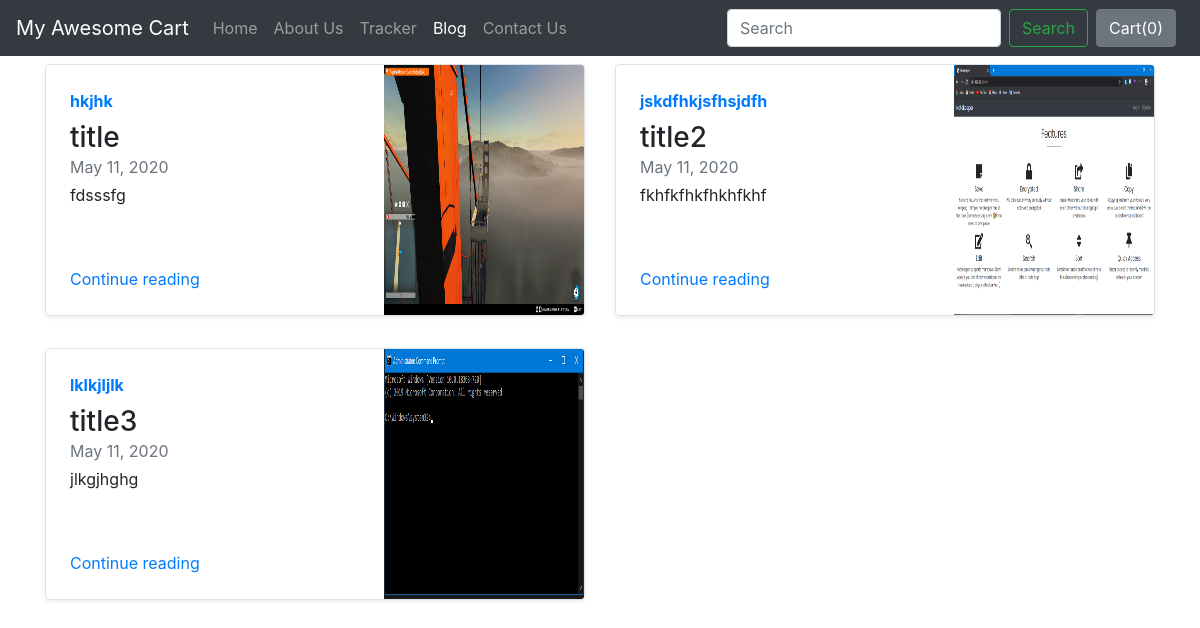
Screenshot of /blog/ with the database file from the repository.
### blog/models.py (models this page shows)
class Blogpost(models.Model):
    post_id = models.AutoField(primary_key=True)
    title = models.CharField(max_length=50)
    head0 = models.CharField(max_length=500, default="")
    chead0 = models.CharField(max_length=5000, default="")
    head1 = models.CharField(max_length=500, default="")
    chead1 = models.CharField(max_length=5000, default="")
    head2 = models.CharField(max_length=500, default="")
    chead2 = models.CharField(max_length=5000, default="")
    pub_date = models.DateField()
    thumbnail = models.ImageField(upload_to="blog/images", default="")
    def __str__(self):
        return self.title

### blog/views.py (the view)
# urls.py: path("", views.index, name="blogHome"),
def index(request):
    myposts = Blogpost.objects.all()
    print(myposts)
    return render(request, 'blog/index.html', {'myposts': myposts})

### blog/templates/blog/index.html
{% extends 'blog/basic.html' %}
{% block body %}
<div class="container">
    <div class="row my-2">
        {%for item in myposts%}
        <div class="col-md-6">
            <div class="row no-gutters border rounded overflow-hidden flex-md-row mb-4 shadow-sm h-md-250 position-relative">
                <div class="col p-4 d-flex flex-column position-static">
                    <strong class="d-inline-block mb-2 text-primary">{{item.head0}}</strong>
                    <h3 class="mb-0">{{item.title}}</h3>
                    <div class="mb-1 text-muted">{{item.pub_date}}</div>
                    <p class="card-text mb-auto">{{item.head1}}</p>
                    <a href="blogpost/{{item.post_id}}" class="stretched-link">Continue reading</a>
                </div>
                <div class="col-auto d-none d-lg-block">
                    <img src="/media/{{item.thumbnail}}" class="bd-placeholder-img" width="200" height="250"
                        aria-label="Placeholder: Thumbnail"/>
                </div>
            </div>
        </div>
{%if forloop.counter|divisibleby:2%}
    </div><div class="row my-2">
    {%endif%}
{%endfor%}
</div>
{% endblock %}

### rows the page displays
Blogpost: head0 "hkjhk", title "title", pub_date "May 11, 2020", head1 "fdsssfg", thumbnail (picture)
Blogpost: head0 "jskdfhkjsfhsjdfh", title "title2", pub_date "May 11, 2020", head1 "fkhfkfhkfhkhfkhf", thumbnail (picture)
Blogpost: head0 "lklkjljlk", title "title3", pub_date "May 11, 2020", head1 "jlkgjhghg", thumbnail (picture)
